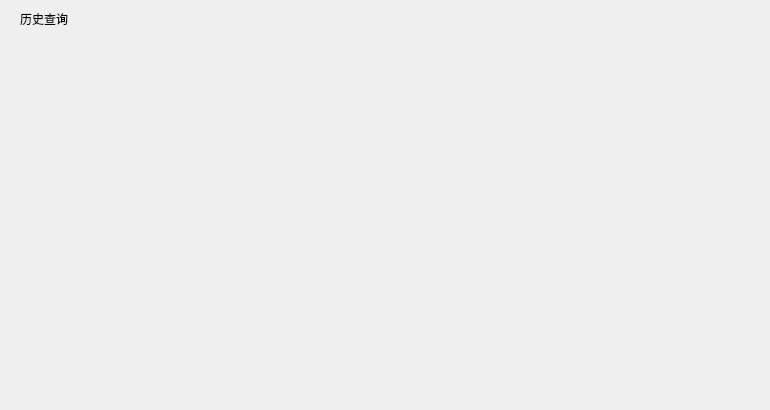
<?xml version="1.0" encoding="UTF-8"?>
<ui version="4.0">
 <class>historyPage</class>
 <widget class="QWidget" name="historyPage">
  <property name="geometry">
   <rect>
    <x>0</x>
    <y>0</y>
    <width>770</width>
    <height>410</height>
   </rect>
  </property>
  <property name="windowTitle">
   <string>Form</string>
  </property>
  <widget class="QLabel" name="label">
   <property name="geometry">
    <rect>
     <x>20</x>
     <y>10</y>
     <width>67</width>
     <height>17</height>
    </rect>
   </property>
   <property name="text">
    <string>历史查询</string>
   </property>
  </widget>
 </widget>
 <resources/>
 <connections/>
</ui>
